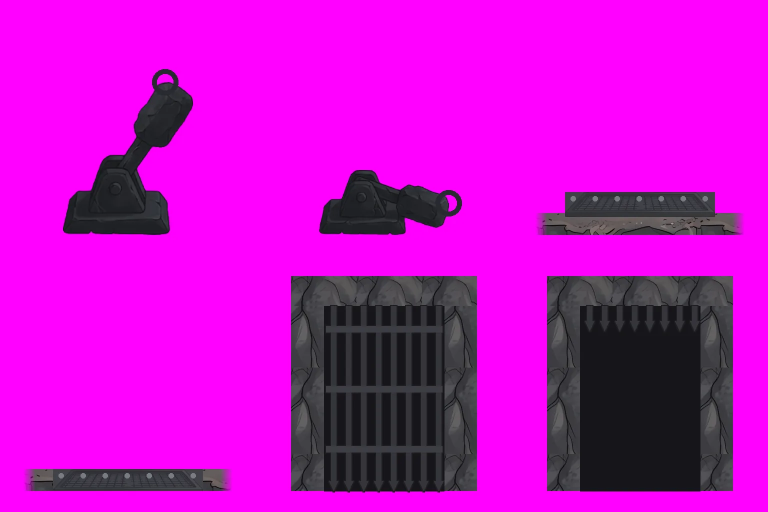
#> input picture tools/art/w6to10/prop-starts/start-w10a.webp, 1536 x 1024 px (shown at 1/2 size)
$ python -i cutpack.py   (imports and definitions only)
#> lines starting #> are read from the running program, lines starting #| are printed output that depends on the picture
"""Cut the picked Worlds 5-10 takes into game sheets (2026-10-29, Matt: "use as much of this art as possible"), as a CPU job on Hugging
Face (bucket mshaffe111/w5-xfer at /out) or on this machine (OUT=<a folder holding w6to10/... and stills/...>).

    SPEC=w6to10/jobs/spec-w6to10-cutpack.json GROUPS=ironclaw,golem python cutpack.py

Spec: {"groups": {name: {...}}}; each group is one of
  clips   {"kind": "clips", "up": 1.25 | "target": 110, "key": "default"|"tight", "anchor": "meta"|"middle", "step": 2, "sheetH": 8000,
           "seqs": {seq: [clip, start meta key, first, last]}}
          Every frame is keyed off the flat grey, every 2nd (step) frame kept. With anchor "meta" the frames carry the old painted frame's
          anchor (stills/<tag>-meta.json, as tools/art/reanim/pack.py does: atlas px = UP x the old painted frames, so a sprite that drew
          an old frame at K draws these at K / UP in the same place); with "middle" each sequence is scaled so its first frame's figure is
          `target` px tall and anchored at that figure's middle (Flicker, whose start pictures are Matt's cells).
          start meta key: "<meta json in stills/>:<key>", e.g. "w10ic-meta.json:ironclaw-idle".
  plates  {"kind": "plates", "step": 2, "cols": 4, "w": 832, "seqs": {seq: clip}}  whole frames (moving lair paintings), one sheet each
  stills  {"kind": "stills", "items": {name: [bucket png, mode, size]}}  mode "cut" = key the grey and trim (props, collars, guardians),
          "far" = resize to the game's far strip (2048 x 868, centred crop), "lair" = as painted (webp q85); size = longest side (cut)
Writes <SUB>/cutin/<group>[-k].webp, <group>.json ({sheets: [...], up, seq: {seq: [frame names]}, frames: {name: {s, x, y, w, h, ax, ay}}}),
and <SUB>/cutin/carrier-<group>.png (everything of the group, packed byte for byte: tools/art/w5/unpack_carrier.py).
"""
import io, json, os, subprocess, sys, zipfile
from pathlib import Path

# [2 lines not run here, left out]
import numpy as np  # noqa: E402
from PIL import Image  # noqa: E402
from scipy import ndimage  # noqa: E402

ROOT = Path(os.environ.get('OUT', '/out'))
SUB = ROOT / os.environ.get('SUB', 'w6to10')
# [1 line that did not run here, left out]
ONLY = [g for g in os.environ.get('GROUPS', '').split(',') if g]
OUTD = SUB / 'cutin'
# [1 line not run here, left out]


def key_default(rgb):
    """tools/art/train/clips.py key(): the grey that reaches the edge is background (so grey inside the figure stays)"""
    a = rgb.astype(np.int16)
    border = np.concatenate([a[:4].reshape(-1, 3), a[-4:].reshape(-1, 3), a[:, :4].reshape(-1, 3), a[:, -4:].reshape(-1, 3)])
    bg = np.median(border, axis=0)
    d = np.abs(a - bg).max(axis=2)
    sat = a.max(axis=2) - a.min(axis=2)
    v = a.max(axis=2)
    greyish = (d < 26) | ((sat < 14) & (v > 120) & (v < 215))
    lab, _ = ndimage.label(greyish)
    edge = np.unique(np.concatenate([lab[0], lab[-1], lab[:, 0], lab[:, -1]]))
    fig = ~np.isin(lab, edge[edge > 0])
    lab2, n = ndimage.label(fig)
    if n > 1:
        sizes = ndimage.sum(fig, lab2, range(1, n + 1))
        fig = np.isin(lab2, 1 + np.flatnonzero(sizes > max(400, sizes.max() * 0.02)))
    lab3, n3 = ndimage.label(greyish & fig)
    if n3:
        sizes = ndimage.sum(np.ones_like(d), lab3, range(1, n3 + 1))
        fig &= ~np.isin(lab3, 1 + np.flatnonzero(sizes > 40))
    inner = ndimage.binary_erosion(fig, iterations=1)
    return np.where(inner, 255, np.where(fig, np.clip((d - 8) * 9, 0, 255), 0)).astype(np.uint8)


# [21 lines left out: function key_tight, not called in this run]


def clip_frames(clip):
    with zipfile.ZipFile(SUB / 'clips' / f'{clip}.zip') as z:
        return [np.asarray(Image.open(io.BytesIO(z.read(n))).convert('RGB')) for n in sorted(z.namelist())]


def bbox(a, th=128):
    ys, xs = np.nonzero(a > th)
    return xs.min(), ys.min(), xs.max() + 1, ys.max() + 1


# [41 lines left out: functions carrier, save_webp, pack, not called in this run]


def meta_of(ref):
    f, k = ref.split(':')
    return json.loads((ROOT / 'stills' / f).read_text())[k]


# [106 lines left out: functions do_clips, do_plates, do_stills, not called in this run]


# [21 lines not run here, left out]

>>> import cv2
>>> picture = cv2.imread('prop-starts/start-w10a.webp', cv2.IMREAD_GRAYSCALE)
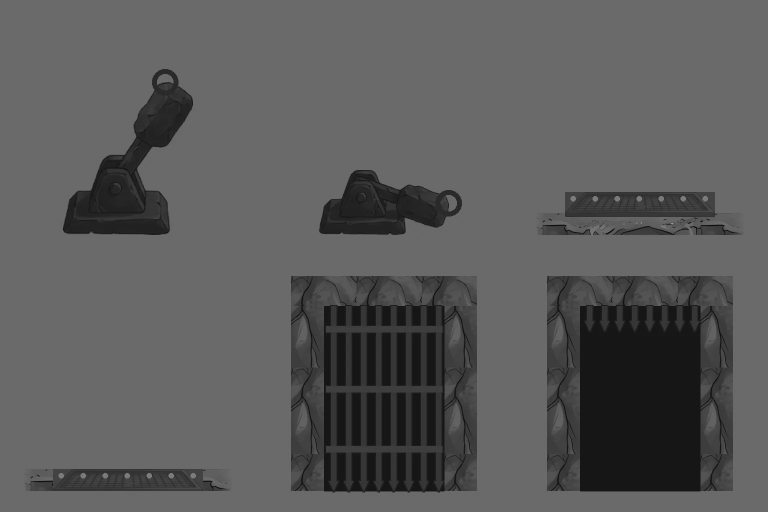
#> picture: shape (1024, 1536) (shown at 1/2 size); min 0, max 164, mean 90.3
>>> result = key_default(picture)
#> (the run stopped early here; a loop or call above may not have finished)

$ run again, on tools/art/w6to10/prop-starts/start-w5a.webp
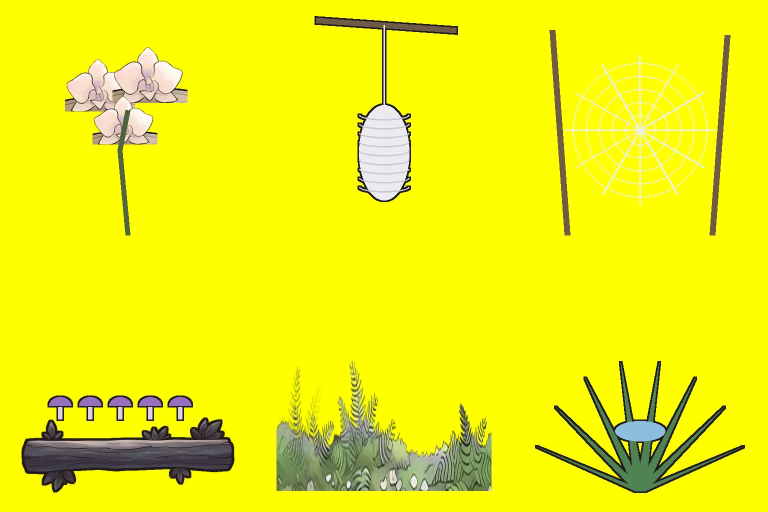
#> input picture tools/art/w6to10/prop-starts/start-w5a.webp, 1536 x 1024 px (shown at 1/2 size)
#> `picture = cv2.imread('prop-starts/start-w10a.webp', cv2.IMREAD_GRAYSCA..`:
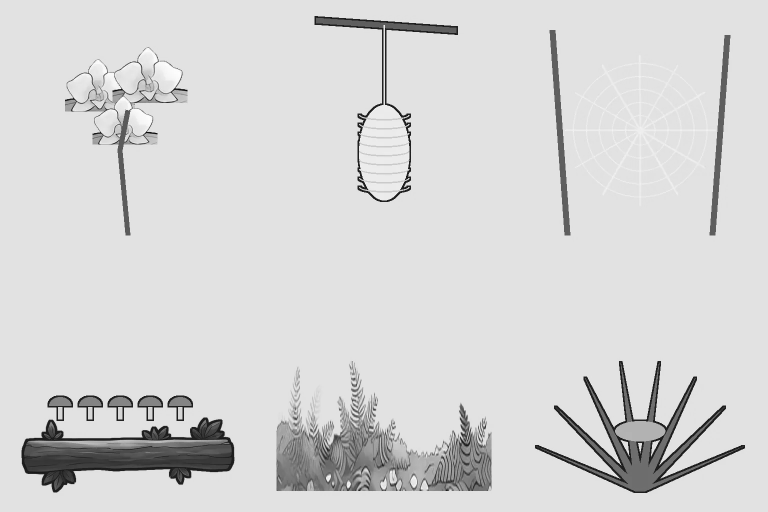
#> picture: shape (1024, 1536) (shown at 1/2 size); min 0, max 255, mean 214

$ run again, on tools/art/w6to10/prop-starts/start-w10b.webp
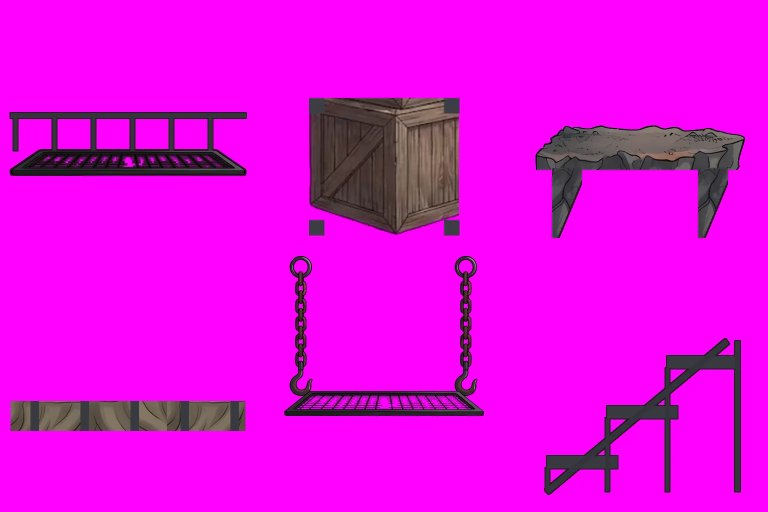
#> input picture tools/art/w6to10/prop-starts/start-w10b.webp, 1536 x 1024 px (shown at 1/2 size)
#> `picture = cv2.imread('prop-starts/start-w10a.webp', cv2.IMREAD_GRAYSCA..`:
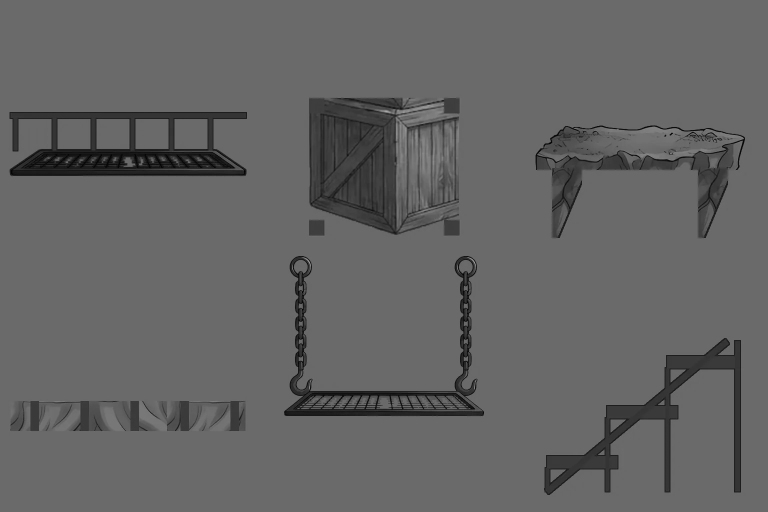
#> picture: shape (1024, 1536) (shown at 1/2 size); min 0, max 184, mean 100

$ run again, on tools/art/w6to10/prop-starts/start-w10var.webp
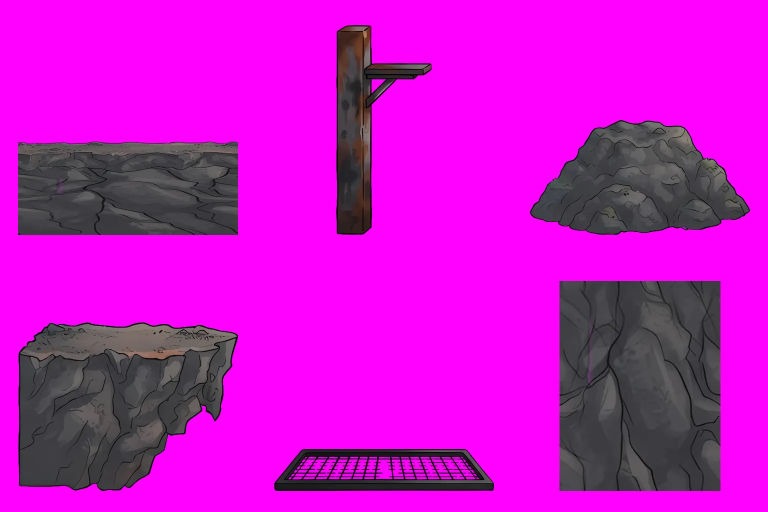
#> input picture tools/art/w6to10/prop-starts/start-w10var.webp, 1536 x 1024 px (shown at 1/2 size)
#> `picture = cv2.imread('prop-starts/start-w10a.webp', cv2.IMREAD_GRAYSCA..`:
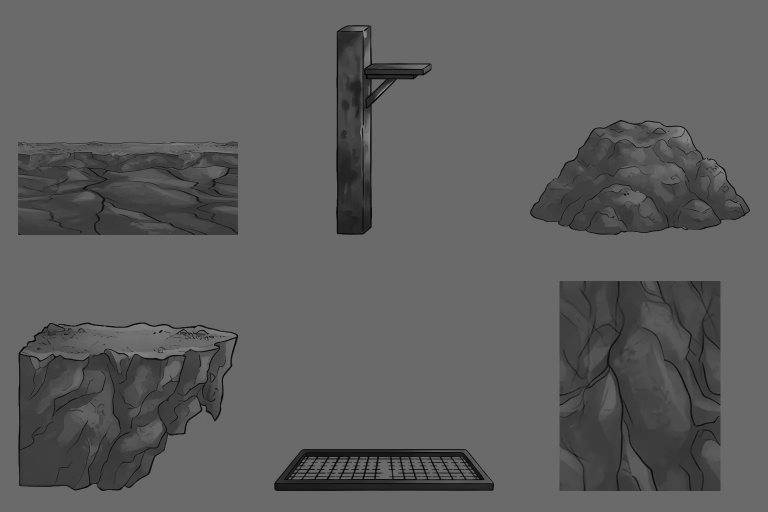
#> picture: shape (1024, 1536) (shown at 1/2 size); min 0, max 187, mean 94.6
